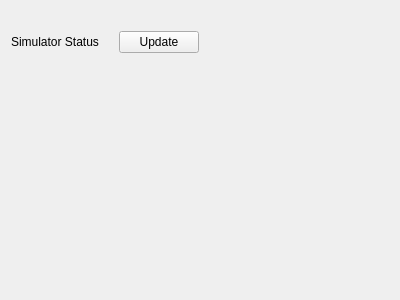
<?xml version="1.0" encoding="UTF-8"?>
<ui version="4.0">
 <class>RapiPluginView</class>
 <widget class="QWidget" name="RapiPluginView">
  <property name="geometry">
   <rect>
    <x>0</x>
    <y>0</y>
    <width>400</width>
    <height>300</height>
   </rect>
  </property>
  <property name="windowTitle">
   <string>Form</string>
  </property>
  <layout class="QGridLayout" name="gridLayout">
   <property name="spacing">
    <number>20</number>
   </property>
   <item row="0" column="6" rowspan="2">
    <spacer name="horizontalSpacer">
     <property name="orientation">
      <enum>Qt::Horizontal</enum>
     </property>
     <property name="sizeHint" stdset="0">
      <size>
       <width>40</width>
       <height>20</height>
      </size>
     </property>
    </spacer>
   </item>
   <item row="1" column="0">
    <widget class="QLabel" name="label">
     <property name="text">
      <string>Simulator Status</string>
     </property>
    </widget>
   </item>
   <item row="2" column="0" colspan="4">
    <spacer name="verticalSpacer">
     <property name="orientation">
      <enum>Qt::Vertical</enum>
     </property>
     <property name="sizeHint" stdset="0">
      <size>
       <width>20</width>
       <height>40</height>
      </size>
     </property>
    </spacer>
   </item>
   <item row="1" column="2">
    <widget class="QLabel" name="labelSimulatorState">
     <property name="minimumSize">
      <size>
       <width>75</width>
       <height>0</height>
      </size>
     </property>
     <property name="text">
      <string/>
     </property>
    </widget>
   </item>
   <item row="1" column="1">
    <widget class="QPushButton" name="buttonUpdate">
     <property name="text">
      <string>Update</string>
     </property>
    </widget>
   </item>
  </layout>
 </widget>
 <resources/>
 <connections/>
</ui>
